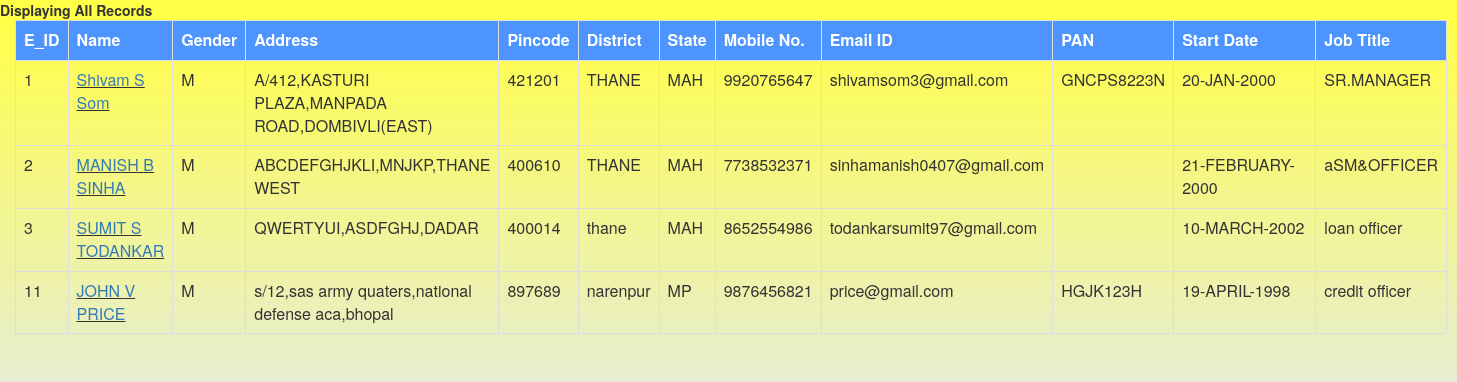
Page /esearch.php (signed in) on the committed database.
### tables this page shows
CREATE TABLE `employee` (
  `empid` int(11) NOT NULL,
  `image_name` varchar(100) NOT NULL,
  `image_path` varchar(200) NOT NULL,
  `lastname` varchar(20) NOT NULL,
  `firstname` varchar(20) NOT NULL,
  `middlename` varchar(20) NOT NULL,
  `day` int(5) NOT NULL,
  `month` varchar(10) NOT NULL,
  `year` int(11) NOT NULL,
  `gender` varchar(1) NOT NULL,
  `bloodgroup` varchar(3) NOT NULL,
  `addr1` varchar(25) NOT NULL,
  `addr2` varchar(20) NOT NULL,
  `addr3` varchar(20) NOT NULL,
  `pin` int(11) NOT NULL,
  `dist` varchar(20) NOT NULL,
  `state` varchar(5) NOT NULL,
  `mob` varchar(11) NOT NULL,
  `email` varchar(25) NOT NULL,
  `pan` varchar(10) DEFAULT NULL,
  `drive` varchar(10) DEFAULT NULL,
  `startday` int(11) NOT NULL,
  `startmonth` varchar(10) NOT NULL,
  `startyear` int(11) NOT NULL,
  `jobtitle` varchar(20) NOT NULL,
  `sign_name` varchar(100) NOT NULL,
  `sign_path` varchar(200) NOT NULL
);

### esearch.php (the view, shortened to what this page needs)
<?php
include 'include/session.php';
?>
<?php
	if( isset($_POST['search']) )
   {
   		if (!empty($_POST['emp_id']))
   		{
					$sql= "SELECT * FROM employee WHERE empid = '$_POST[emp_id]' ";
					$res = $conn->query($sql) ;
                       disp($res);
        }
		else
		{
					$sql = "SELECT * FROM employee WHERE lastname = '$_POST[lastname]' HAVING (firstname = '$_POST[firstname]' AND middlename = '$_POST[middlename]' ) " ;
					$res = $conn->query($sql);
						disp($res);
		}
   }
   else
   {
   	$sqlall= "SELECT * FROM employee";
   	$res = $conn->query($sqlall);
   	echo "<b>Displaying All Records</b>";
   	disp($res);
   }
   function disp($res)
{		if($res->num_rows > 0)
		{
			echo "<br>
			<div class='container-fluid'>
			<div class='row'>
				<div class='col-sm-12'>
			<table border=1  class='table table-bordered'>
		    <tr>
		    <th>E_ID</th>
		    <th>Name</th>
		    <th> Gender </th>
		    <th> Address </th>
		    <th> Pincode </th>
		    <th> District </th>
		    <th> State </th>
		    <th> Mobile No. </th>
		    <th> Email ID </th>
		    <th> PAN </th>
		    <th> Start Date </th>
		    <th> Job Title </th>
		    </tr>";
		    while($row = mysqli_fetch_array($res))
		    {
		    echo "<tr>";
		    echo "<td>" . $row['empid']	. "</td>";
			echo "<td><u><a href='./displayemp.php?empid=$row[empid]'></b>" . $row['firstname'] . " ".$row['middlename']." ".$row['lastname']."</a></u></td>";
			echo "<td>" . $row['gender'] . "</td>";
			echo "<td>" . $row['addr1'] . "," . $row['addr2'] . "," . $row['addr3'] . "</td>";
			echo "<td>" . $row['pin'] . "</td>";
			echo "<td>" . $row['dist'] . "</td>";
			echo "<td>" . $row['state'] . "</td>";
			echo "<td>" . $row['mob'] . "</td>";
			echo "<td>" . $row['email'] . "</td>";
			echo "<td>" . $row['pan'] . "</td>";
			echo "<td>" . $row['startday'] . "-" . $row['startmonth'] . "-" . $row['startyear'] . "</td>";
			echo "<td>" . $row['jobtitle'] . "</td>";
			}
			echo "</div></div></div></table>";
		}
		else
		{
			 echo "<h3 style='text-align:center;font-weight:bolder'>Result Not Found<br>Redirecting in 3s.... to Search Page</h3>";
			 header("refresh:3 ; url=emp_search.php");
		 }
}
?>
<html>
<head>
	<link rel="stylesheet" href="./bootstrap-3.3.7-dist/css/bootstrap.min.css">
<link rel="stylesheet" href="./font-awesome-4.6.3/css/font-awesome.min.css">
</head>
<body background="./css/template.jpg"></body>
</html>

### esearch.php (style rules this page uses)
table,tr,td { border :1px solid black; }
th { background-color: #4d94ff; color:white; }

### rows in the picture
employee: empid "1", firstname "Shivam", middlename "S", lastname "Som", gender "M", addr1 "A/412,KASTURI PLAZA", addr2 "MANPADA ROAD", addr3 "DOMBIVLI(EAST)", pin "421201", dist "THANE", state "MAH", mob "9920765647", email "shivamsom3@gmail.com", pan "GNCPS8223N", startday "20", startmonth "JAN", startyear "2000", jobtitle "SR.MANAGER"
employee: empid "2", firstname "MANISH", middlename "B", lastname "SINHA", gender "M", addr1 "ABCDEFGHJKLI", addr2 "MNJKP", addr3 "THANE WEST", pin "400610", dist "THANE", state "MAH", mob "7738532371", email "sinhamanish0407@gmail.com", startday "21", startmonth "FEBRUARY", startyear "2000", jobtitle "aSM&OFFICER"
employee: empid "3", firstname "SUMIT", middlename "S", lastname "TODANKAR", gender "M", addr1 "QWERTYUI", addr2 "ASDFGHJ", addr3 "DADAR", pin "400014", dist "thane", state "MAH", mob "8652554986", email "todankarsumit97@gmail.com", startday "10", startmonth "MARCH", startyear "2002", jobtitle "loan officer"
employee: empid "11", firstname "JOHN", middlename "V", lastname "PRICE", gender "M", addr1 "s/12,sas army quaters", addr2 "national defense aca", addr3 "bhopal", pin "897689", dist "narenpur", state "MP", mob "9876456821", email "price@gmail.com", pan "HGJK123H", startday "19", startmonth "APRIL", startyear "1998", jobtitle "credit officer"
